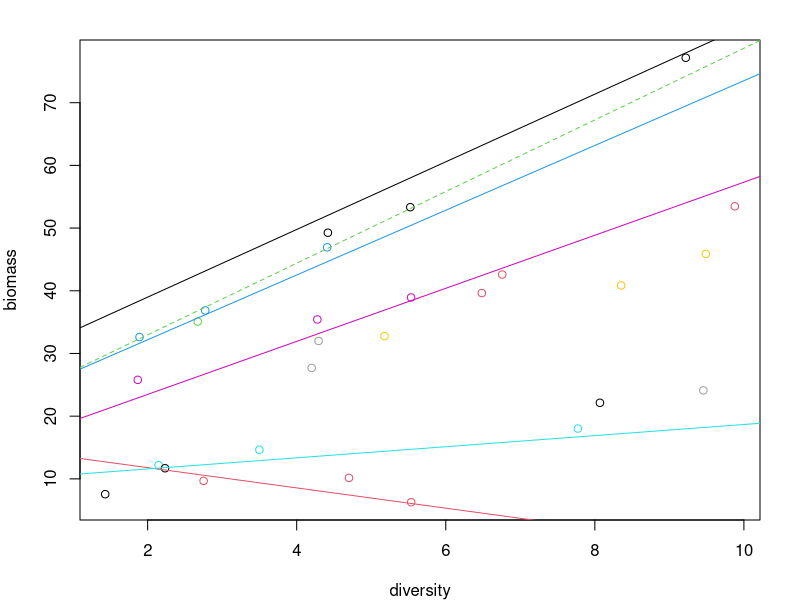

Generate this figure with R:
# make data for example analysis 1
set.seed(231011)
n_blocks <- 10

intercepts <- rnorm(n_blocks, 20, 8)
slopes <- rnorm(n_blocks, 2, 2)
error <- 2
bdat <- data.frame(
  plot = 1:3,
  block = rep(1:n_blocks, each = 3),
  diversity = runif(n_blocks * 3, 1, 10),
  biomass = NA
)
bdat$biomass <- intercepts[bdat$block] + slopes[bdat$block] * bdat$diversity + rnorm(nrow(bdat), 0, error)
bdat <- bdat[bdat$block != 3 | bdat$plot == bdat$block, ]

write.csv(bdat, "dataset_1.csv", row.names = FALSE)

# plot
par(mar = c(4, 4, 2, 2))
plot(biomass ~ diversity, col = block, data = bdat)
for (i in 1:6) {
  if (i == 3) {
    abline(intercepts[i], slopes[i], col = i, lty = 2)
  } else {
    abline(intercepts[i], slopes[i], col = i)
  }
}


# analyse
require(nlme)
mod <- lme(biomass ~ diversity, random = ~ 1 + diversity | block, data = bdat)
summary(mod)

fixef(mod)
ranef(mod)

VarCorr(mod)
